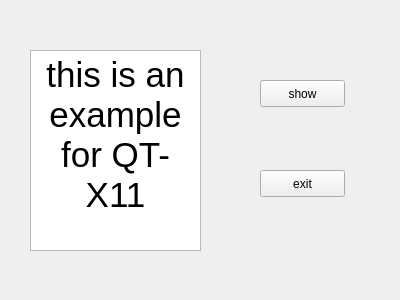
<?xml version="1.0" encoding="UTF-8"?>
<ui version="4.0">
 <class>Form</class>
 <widget class="QWidget" name="Form">
  <property name="geometry">
   <rect>
    <x>0</x>
    <y>0</y>
    <width>400</width>
    <height>300</height>
   </rect>
  </property>
  <property name="windowTitle">
   <string>Form</string>
  </property>
  <widget class="QTextEdit" name="textEdit">
   <property name="geometry">
    <rect>
     <x>30</x>
     <y>50</y>
     <width>171</width>
     <height>201</height>
    </rect>
   </property>
   <property name="html">
    <string>&lt;!DOCTYPE HTML PUBLIC &quot;-//W3C//DTD HTML 4.0//EN&quot; &quot;http://www.w3.org/TR/REC-html40/strict.dtd&quot;&gt;
&lt;html&gt;&lt;head&gt;&lt;meta name=&quot;qrichtext&quot; content=&quot;1&quot; /&gt;&lt;style type=&quot;text/css&quot;&gt;
p, li { white-space: pre-wrap; }
&lt;/style&gt;&lt;/head&gt;&lt;body style=&quot; font-family:'Sans'; font-size:10pt; font-weight:400; font-style:normal;&quot;&gt;
&lt;p align=&quot;center&quot; style=&quot; margin-top:0px; margin-bottom:0px; margin-left:0px; margin-right:0px; -qt-block-indent:0; text-indent:0px;&quot;&gt;&lt;span style=&quot; font-size:26pt;&quot;&gt;this is an example for QT-X11&lt;/span&gt;&lt;/p&gt;&lt;/body&gt;&lt;/html&gt;</string>
   </property>
  </widget>
  <widget class="QPushButton" name="pushbutton1">
   <property name="geometry">
    <rect>
     <x>260</x>
     <y>80</y>
     <width>85</width>
     <height>27</height>
    </rect>
   </property>
   <property name="text">
    <string>show</string>
   </property>
  </widget>
  <widget class="QPushButton" name="pushbutton2">
   <property name="geometry">
    <rect>
     <x>260</x>
     <y>170</y>
     <width>85</width>
     <height>27</height>
    </rect>
   </property>
   <property name="text">
    <string>exit</string>
   </property>
  </widget>
 </widget>
 <resources/>
 <connections>
  <connection>
   <sender>pushbutton1</sender>
   <signal>clicked()</signal>
   <receiver>textEdit</receiver>
   <slot>clear()</slot>
   <hints>
    <hint type="sourcelabel">
     <x>277</x>
     <y>89</y>
    </hint>
    <hint type="destinationlabel">
     <x>192</x>
     <y>89</y>
    </hint>
   </hints>
  </connection>
  <connection>
   <sender>pushbutton2</sender>
   <signal>clicked()</signal>
   <receiver>Form</receiver>
   <slot>close()</slot>
   <hints>
    <hint type="sourcelabel">
     <x>303</x>
     <y>195</y>
    </hint>
    <hint type="destinationlabel">
     <x>363</x>
     <y>245</y>
    </hint>
   </hints>
  </connection>
 </connections>
</ui>
